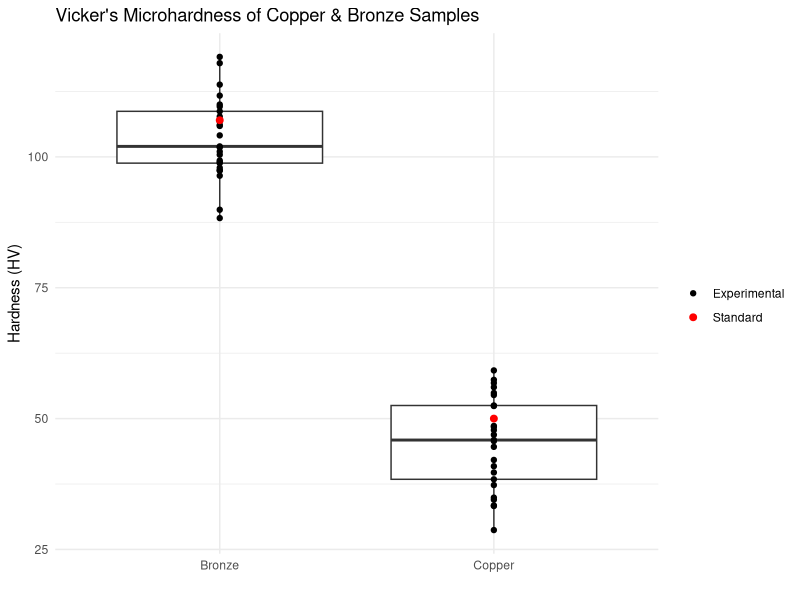
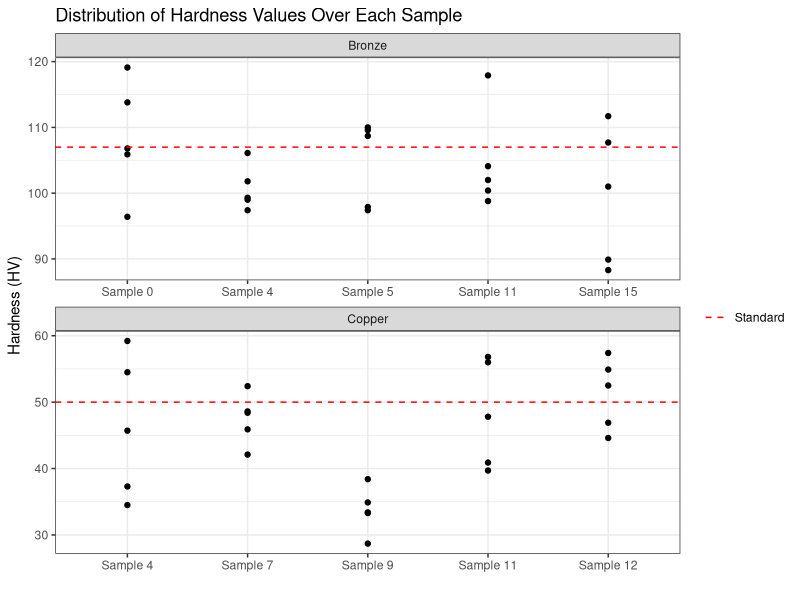

Here is the R script that generated these plots, in order:
## ---- chunk 1
knitr::opts_chunk$set(echo = TRUE)
## ---- chunk 2
library(tidyverse)

vickers <- read_csv("vickers-data-analysis.csv")
standards = data.frame(material = c("Bronze", "Copper"), hardness = c(107, 50))

vickers <- vickers %>%
  mutate(name = paste("Sample", id)) %>% 
  pivot_longer(
    cols = starts_with("measure"),
    names_to = "test",
    names_prefix = "measure_",
    values_to = "hardness"
  )

ggplot(vickers, aes(x = material, y = hardness)) +
  geom_boxplot() +
  geom_point(aes(color = "Experimental")) +
  geom_point(data = standards, aes(color = "Standard"), size = 2) +
  theme_minimal() +
  labs(
    title = "Vicker's Microhardness of Copper & Bronze Samples",
    x = "",
    y = "Hardness (HV)"
  ) +
  scale_color_manual(name = "",
                     breaks = c("Experimental", "Standard"),
                     values = c("Experimental"="black", "Standard"="red"))
## ---- chunk 3
ggplot(vickers, aes(x = reorder(name, id), y = hardness)) +
  geom_point() +
  theme_bw() +
  facet_wrap(
    ~material,
    nrow = 2,
    scales = "free") +
  geom_hline(data = standards,
             aes(yintercept = hardness,
                 color = "Standard"),
             linetype = "dashed") +
  labs(
    title = "Distribution of Hardness Values Over Each Sample",
    x = "",
    y = "Hardness (HV)"
  ) +
  scale_color_manual(name = "",
                     breaks = c("Standard"),
                     values = c("Standard"="red"))

